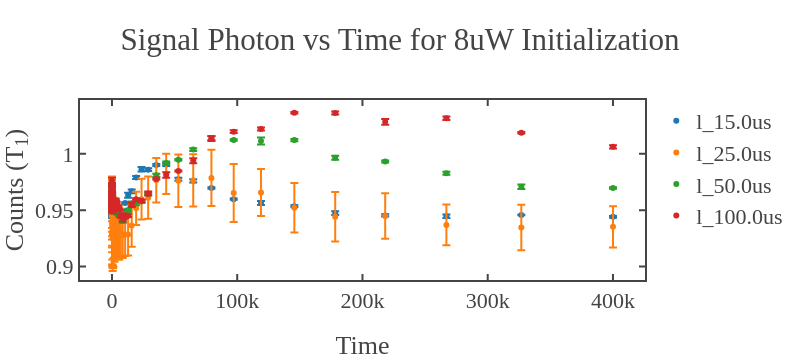

Write notebook code for a chart like this one.
### Code cell
import os
import numpy as np
import plotly.graph_objects as go

# --- Updated signal function ---
def signal(data, samples, first='reference'):
    data_shape = data.shape[0]
    steps = int(data_shape / (2 * samples))

    if first.lower() == 'reference':
        reference_samples = np.mean(np.reshape(data[::2], (steps, samples)), axis=1)
        signal_samples = np.mean(np.reshape(data[1::2], (steps, samples)), axis=1)
    elif first.lower() == 'signal':
        signal_samples = np.mean(np.reshape(data[::2], (steps, samples)), axis=1)
        reference_samples = np.mean(np.reshape(data[1::2], (steps, samples)), axis=1)
    else:
        raise ValueError("`first` must be either 'reference' or 'signal'")

    signal_photon = signal_samples / reference_samples
    return signal_photon, reference_samples, signal_samples

# --- Wrapper function ---
def data_to_time_signal(data, samples, first='reference'):
    time = data['time_axis']
    signal_photon, reference_samples, signal_samples = signal(data['avg_data'], samples, first=first)
    return time, signal_photon, reference_samples, signal_samples

# --- Custom Plotly Template ---
fig_template = go.layout.Template()
fig_template.layout = {
    'template': 'simple_white+presentation',
    'autosize': False,
    'width': 800,
    'height': 600,
    'xaxis': {
        'ticks': 'inside',
        'mirror': 'ticks',
        'linewidth': 2.0,
        'tickwidth': 2.0,
        'ticklen': 6,
        'showline': True,
        'showgrid': False,
        'zerolinecolor': 'white',
    },
    'yaxis': {
        'ticks': 'inside',
        'mirror': 'ticks',
        'linewidth': 2.0,
        'tickwidth': 2.0,
        'ticklen': 6,
        'showline': True,
        'showgrid': False,
        'zerolinecolor': 'white'
    },
    'font': {
        'family': 'mathjax',
        'size': 22,
    }
}
power = 8

# --- Base path ---
base_path = rf"C:\Users\Atanu\OneDrive\Desktop\research_work\paper\T1_atanu_github\T1_measurements\codes\data\2025\May_12\arranging_datas_with_power\{power}uW"


# --- Power folders ---
power_folders = ['l_15.0us', 'l_25.0us', 'l_50.0us', 'l_100.0us']

# --- Initialize figure ---
fig = go.Figure()

# --- Process each power folder ---
for folder in power_folders:
    folder_path = os.path.join(base_path, folder)
    npz_files = sorted([f for f in os.listdir(folder_path) if f.endswith('.npz')])
    
    if len(npz_files) < 3:
        print(f"Less than 3 datasets found in {folder_path}. Skipping.")
        continue

    signal_photon_list = []
    time_axis = None

    for npz_file in npz_files[:3]:  # Limit to 3 datasets
        npz_path = os.path.join(folder_path, npz_file)
        data = dict(np.load(npz_path))
        time_axis, signal_photon, _, _ = data_to_time_signal(data, 2000, first='signal')
        signal_photon_list.append(signal_photon[1:])  # skip the first element

    # Convert list to 2D array (shape: 3 x N)
    signal_array = np.vstack(signal_photon_list)

    # Calculate mean and std deviation
    mean_signal = np.mean(signal_array, axis=0)
    std_signal = np.std(signal_array, axis=0)

    fig.add_trace(go.Scatter(
        x=time_axis[1:],  # skip the first point
        y=mean_signal,
        mode='markers',
        name=f'{folder}',
        error_y=dict(
            type='data',
            array=std_signal,
            visible=True
        )
    ))

# --- Final layout ---
fig.update_layout(
    template=fig_template,
    title=f'Signal Photon vs Time for {power}uW Initialization',
    xaxis_title='Time',
    yaxis_title='Counts (T<sub>1</sub>)'
)

# --- Show and Save ---
fig.show()

html_output_path = os.path.join(base_path, f"signal_vs_time_plot_with_errorbars_{power}uW.html")
fig.write_html(html_output_path)
print(f"Plot successfully saved to: {html_output_path}")

### Figure 1 — Plotly figure (JSON) as saved in the notebook; plotly's stock layout.template omitted (floating-point values rounded to 4 significant figures)
{"data": [{"error_y": {"array": [0.0009694, 0.0009562, 0.0009204, 0.00138, 0.004044, 0.0005197, 0.003092, 0.0004697, 0.00176, 0.001577, 0.0009941, 0.001013, 0.0007687, 0.001099, 0.0003342, 0.002462, 0.001161, 0.001792, 0.0008451, 0.001673, 0.0009003, 0.002386, 0.001749, 0.0009562, 0.001471, 0.0003633, 0.0001787, 0.001641, 0.0007593, 0.001649, 0.0007568, 0.002247, 0.001647, 0.001323, 0.001952, 0.001249, 0.0009433, 0.001365, 0.001358, 0.001352, 0.0006686, 0.0004915, 0.001739, 0.0009, 0.00172, 0.001062, 0.001551, 0.0002308, 0.0007783], "type": "data", "visible": true}, "mode": "markers", "name": "l_15.0us", "type": "scatter", "x": [24, 29, 36, 44, 54, 67, 82, 100, 123, 150, 184, 226, 276, 338, 414, 507, 621, 760, 930, 1139, 1394, 1706, 2088, 2556, 3129, 3830, 4688, 5738, 7023, 8596, 10522, 12878, 15763, 19294, 23616, 28905, 35380, 43305, 53004, 64877, 79408, 97195, 118965, 145612, 178227, 218148, 267010, 326817, 400020], "y": [0.9714, 0.9713, 0.9656, 0.9636, 0.9616, 0.9587, 0.9551, 0.9553, 0.9527, 0.9494, 0.9495, 0.9462, 0.9443, 0.9442, 0.9467, 0.9452, 0.9447, 0.9488, 0.9496, 0.9509, 0.9512, 0.9553, 0.9536, 0.9562, 0.9587, 0.9531, 0.954, 0.9458, 0.9443, 0.9487, 0.9563, 0.9633, 0.9667, 0.979, 0.9863, 0.9859, 0.9901, 0.9905, 0.9774, 0.976, 0.9696, 0.9598, 0.9564, 0.9536, 0.9474, 0.9453, 0.9446, 0.9458, 0.9441]}, {"error_y": {"array": [0.01341, 0.01493, 0.01519, 0.01679, 0.01695, 0.0205, 0.01827, 0.02014, 0.0229, 0.02314, 0.02481, 0.02762, 0.02665, 0.02821, 0.02788, 0.02884, 0.02819, 0.02803, 0.02923, 0.02972, 0.0251, 0.02643, 0.02832, 0.02468, 0.02243, 0.02316, 0.02057, 0.02395, 0.0183, 0.02025, 0.01925, 0.01851, 0.01882, 0.01479, 0.01809, 0.01867, 0.01974, 0.01787, 0.02323, 0.02321, 0.0249, 0.02577, 0.02085, 0.02192, 0.02195, 0.02017, 0.01803, 0.02022, 0.01827], "type": "data", "visible": true}, "mode": "markers", "name": "l_25.0us", "type": "scatter", "x": [24, 29, 36, 44, 54, 67, 82, 100, 123, 150, 184, 226, 276, 338, 414, 507, 621, 760, 930, 1139, 1394, 1706, 2088, 2556, 3129, 3830, 4688, 5738, 7023, 8596, 10522, 12878, 15763, 19294, 23616, 28905, 35380, 43305, 53004, 64877, 79408, 97195, 118965, 145612, 178227, 218148, 267010, 326817, 400020], "y": [0.9665, 0.9619, 0.9555, 0.951, 0.9477, 0.9445, 0.945, 0.9384, 0.9397, 0.9357, 0.931, 0.9293, 0.9285, 0.9289, 0.9271, 0.9248, 0.9272, 0.9287, 0.9277, 0.9293, 0.9329, 0.9329, 0.9326, 0.9344, 0.9323, 0.9317, 0.93, 0.9299, 0.9278, 0.9277, 0.9285, 0.9283, 0.9363, 0.9516, 0.9597, 0.9611, 0.9766, 0.9823, 0.9761, 0.9764, 0.9786, 0.9652, 0.9656, 0.9521, 0.9441, 0.9448, 0.9369, 0.9346, 0.9352]}, {"error_y": {"array": [0.001041, 0.001771, 0.002392, 0.001516, 0.0005638, 0.001579, 0.001782, 0.002459, 0.0009268, 0.0008028, 0.00137, 0.001777, 0.00186, 0.00118, 0.0002099, 0.0004528, 0.001037, 4.407e-05, 0.003938, 0.0009224, 0.001194, 0.000255, 0.002388, 0.002068, 0.001165, 0.001645, 0.001348, 0.001918, 0.0007058, 0.001505, 0.001581, 0.001354, 0.001901, 0.002287, 0.001344, 0.0008153, 0.001348, 0.001301, 0.0007166, 0.001198, 0.001786, 0.0006689, 0.003089, 0.0009868, 0.001801, 0.0008507, 0.001252, 0.002036, 0.0006751], "type": "data", "visible": true}, "mode": "markers", "name": "l_50.0us", "type": "scatter", "x": [24, 29, 36, 44, 54, 67, 82, 100, 123, 150, 184, 226, 276, 338, 414, 507, 621, 760, 930, 1139, 1394, 1706, 2088, 2556, 3129, 3830, 4688, 5738, 7023, 8596, 10522, 12878, 15763, 19294, 23616, 28905, 35380, 43305, 53004, 64877, 79408, 97195, 118965, 145612, 178227, 218148, 267010, 326817, 400020], "y": [0.9734, 0.9704, 0.9657, 0.9626, 0.9612, 0.9591, 0.9585, 0.9585, 0.9575, 0.9527, 0.9538, 0.9529, 0.9505, 0.9497, 0.9485, 0.9496, 0.9487, 0.9503, 0.9532, 0.9531, 0.9518, 0.9558, 0.9555, 0.9528, 0.9535, 0.9516, 0.9471, 0.946, 0.9448, 0.9403, 0.946, 0.95, 0.9559, 0.9567, 0.9578, 0.9644, 0.9809, 0.9918, 0.9948, 1.004, 1.014, 1.012, 1.011, 1.012, 0.9964, 0.9933, 0.9828, 0.9707, 0.9697]}, {"error_y": {"array": [0.00244, 0.0005249, 0.002838, 0.001542, 0.0009108, 0.001452, 0.001799, 0.001304, 0.0008421, 0.001424, 0.001103, 0.002201, 0.002597, 0.001463, 0.0006504, 0.003412, 0.001922, 0.000624, 0.001876, 0.001057, 0.001862, 0.000537, 0.002165, 0.001483, 0.0008573, 0.001265, 0.001877, 0.0009466, 0.001399, 0.003656, 0.0002083, 0.001301, 0.001938, 0.0009883, 0.001174, 0.001695, 0.0004798, 0.002433, 0.000451, 0.00226, 0.002105, 0.001231, 0.001343, 0.0007334, 0.00132, 0.002478, 0.001511, 0.0007119, 0.0015], "type": "data", "visible": true}, "mode": "markers", "name": "l_100.0us", "type": "scatter", "x": [24, 29, 36, 44, 54, 67, 82, 100, 123, 150, 184, 226, 276, 338, 414, 507, 621, 760, 930, 1139, 1394, 1706, 2088, 2556, 3129, 3830, 4688, 5738, 7023, 8596, 10522, 12878, 15763, 19294, 23616, 28905, 35380, 43305, 53004, 64877, 79408, 97195, 118965, 145612, 178227, 218148, 267010, 326817, 400020], "y": [0.9764, 0.9722, 0.9687, 0.9685, 0.9647, 0.9634, 0.9615, 0.9603, 0.957, 0.9567, 0.953, 0.9536, 0.9516, 0.9491, 0.949, 0.9506, 0.951, 0.9518, 0.9516, 0.9517, 0.9548, 0.9584, 0.9579, 0.9574, 0.9574, 0.9563, 0.9519, 0.9508, 0.9446, 0.9437, 0.9433, 0.9451, 0.9548, 0.9596, 0.9583, 0.9648, 0.9776, 0.9813, 0.9847, 0.9939, 1.013, 1.02, 1.022, 1.036, 1.036, 1.028, 1.032, 1.019, 1.006]}], "layout": {"height": 360, "title": {"text": "Signal Photon vs Time for 8uW Initialization"}, "width": 800, "xaxis": {"autorange": true, "range": [-25520.0, 425600.0], "title": {"text": "Time"}, "type": "linear"}, "yaxis": {"autorange": true, "range": [0.888, 1.048], "title": {"text": "Counts (T<sub>1</sub>)"}, "type": "linear"}}}
